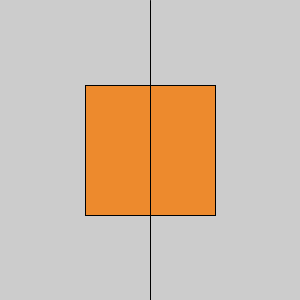
Frame 1 (no input)
Frame 60 (the mouse pressed at the canvas centre just before this capture): identical to frame 1, image omitted
Frame 120 (the mouse held since frame 60 and released just before this capture): blank canvas, image omitted

The Processing sketch that drew this single still picture (run headless with seeded random() and noise(); from frame 60 on, the mouse is pressed at the canvas centre):

// Processing sketch: processing_23653
// ── processing_23653.pde

void setup () {
size(300,300);
smooth(); 
rectMode(CENTER);  
}

void draw() {
  background (204);
  int x = mouseX; 
if (x > width/2) {
  fill(250,243, 35);
 ellipse (width/2, height/2,136,136); 
}

if (x < width/2) {
 fill(237,138,45);
 rect (width/2,height/2,130,130); 
}

line (width/2,0,width/2,height);

}
